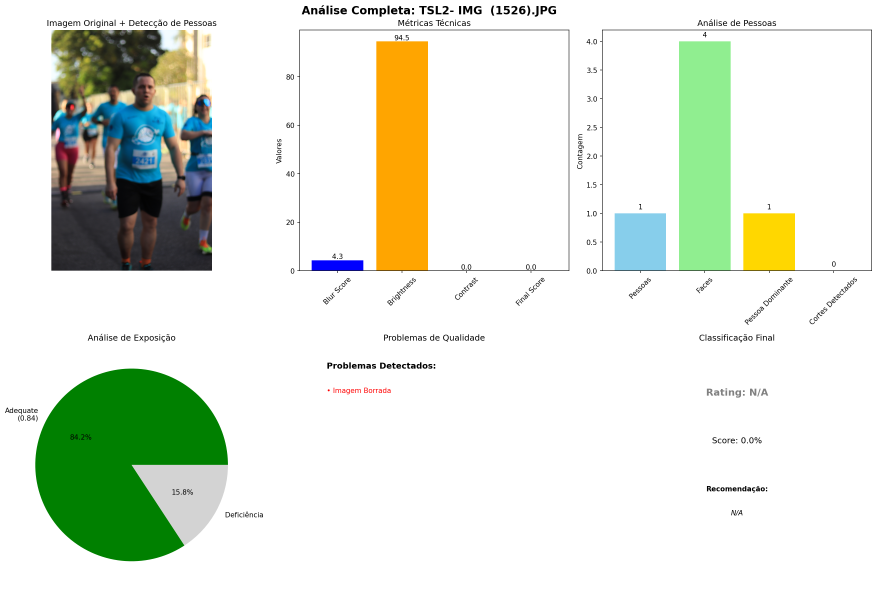
#> input picture data/quality/comprehensive_analysis/analysis_001_TSL2- IMG  (1526).png, 2630 x 1771 px (shown at 1/3 size); its folder holds only this picture in this run
$ python image_quality_analyzer.py -i '../../data/quality/comprehensive_analysis/analysis_001_TSL2- IMG  (1526).png'   (older library calls are emulated)
#> lines starting #> are read from the running program, lines starting #| are printed output that depends on the picture
#!/usr/bin/env python3
"""
Image Quality Analyzer for Photo Culling System
Analisador de qualidade de imagem - detecção de blur, foco e outros problemas
Versão otimizada com thresholds baseados em validação supervisionada
"""

import cv2
import numpy as np
import os
import logging
from pathlib import Path
from typing import Dict, List, Tuple, Optional
import sqlite3
from datetime import datetime

# Import configuração consolidada
try:
    import sys
    import os
    # Add data/quality to path for blur_config import
    data_quality_path = os.path.join(os.path.dirname(__file__), '..', '..', 'data', 'quality')
    if data_quality_path not in sys.path:
        sys.path.insert(0, data_quality_path)

    from blur_config import (
        MODERATE_PRACTICAL as DEFAULT_THRESHOLD,
        get_blur_threshold,
        classify_blur_level
    )
    HAS_OPTIMIZED_CONFIG = True
except ImportError as e:
    # Fallback para valores padrão se não encontrar a configuração
    DEFAULT_THRESHOLD = 60
    HAS_OPTIMIZED_CONFIG = False

    def get_blur_threshold(strategy='balanced'):
        thresholds = {'conservative': 50, 'balanced': 60, 'aggressive': 100}
        return thresholds.get(strategy, 60)

    # [6 lines left out: function classify_blur_level, not called in this run]

# Configure logging
logging.basicConfig(level=logging.INFO)
logger = logging.getLogger(__name__)

class ImageQualityAnalyzer:
    """
    Analisador de qualidade de imagem com foco em detecção de blur/desfoque
    Implementa o método Variance of Laplacian para medição de foco
    """

    def __init__(self,
                 blur_threshold: float = DEFAULT_THRESHOLD,
                 results_db: str = "../data/quality/quality_analysis.db"):
        """
        Inicializa o analisador de qualidade

        Args:
            blur_threshold: Limiar para detecção de blur (padrão: 100.0)
            results_db: Banco de dados para armazenar resultados
        """
        self.blur_threshold = blur_threshold
        self.results_db = results_db
        self._setup_database()

        logger.info(f"🔍 Image Quality Analyzer initialized")
        logger.info(f"   📊 Blur threshold: {blur_threshold}")
        logger.info(f"   💾 Results DB: {results_db}")

    def _setup_database(self):
        """Configura banco de dados para armazenar resultados de qualidade"""
        os.makedirs(os.path.dirname(self.results_db), exist_ok=True)

        conn = sqlite3.connect(self.results_db)
        cursor = conn.cursor()

        cursor.execute('''
            CREATE TABLE IF NOT EXISTS quality_analysis (
                filename TEXT PRIMARY KEY,
                blur_score REAL NOT NULL,
                is_blurry BOOLEAN NOT NULL,
                analysis_timestamp TEXT NOT NULL,
                image_size TEXT,
                mean_brightness REAL,
                contrast_score REAL,
                sharpness_score REAL,
                noise_level REAL
            )
        ''')

        conn.commit()
        conn.close()
        logger.info("✅ Quality analysis database initialized")

    def variance_of_laplacian(self, image: np.ndarray) -> float:
        """
        Calcula a variância do Laplaciano para medir o foco da imagem

        Método baseado em Pech-Pacheco et al. (2000):
        "Diatom autofocusing in brightfield microscopy: a comparative study"

        Args:
            image: Imagem em escala de cinza

        Returns:
            float: Medida de foco (valores maiores = mais foco)
        """
        # Verifica se a imagem está em escala de cinza
        if len(image.shape) == 3:
            image = cv2.cvtColor(image, cv2.COLOR_BGR2GRAY)

        # Aplica o operador Laplaciano e calcula a variância
        laplacian = cv2.Laplacian(image, cv2.CV_64F)
        return laplacian.var()

    def analyze_single_image(self, image_path: str) -> Dict:
        """
        Analisa uma única imagem para detectar problemas de qualidade

        Args:
            image_path: Caminho para a imagem

        Returns:
            Dict: Resultados da análise completa
        """
        try:
            # Carrega a imagem
            image = cv2.imread(image_path)
#> image is the input picture: shape (1771, 2630, 3); mean B, G, R 218, 231.2, 224.4
            if image is None:
                raise ValueError(f"Could not load image: {image_path}")

            # Converte para escala de cinza
            gray = cv2.cvtColor(image, cv2.COLOR_BGR2GRAY)
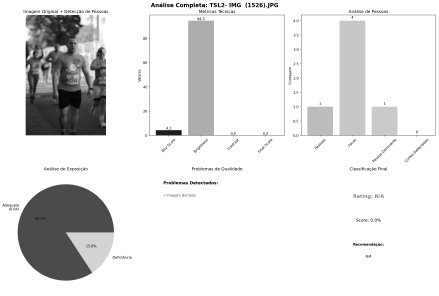
#> gray: shape (1771, 2630) (shown at 1/6 size); min 0, max 255, mean 227.6

            # Análise de foco/blur
            blur_score = self.variance_of_laplacian(gray)
#> in variance_of_laplacian, `laplacian = cv2.Laplacian(image, cv2.CV_64F)`:
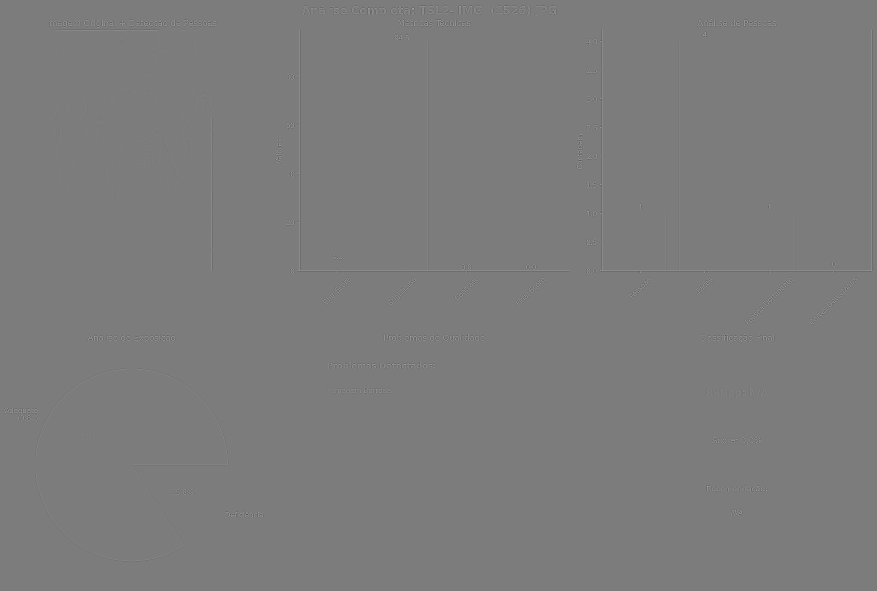
#> laplacian: shape (1771, 2630) float64 (shown at 1/3 size); min -646, max 675, mean 0; drawn with min black and max white
#> blur_score = 864.9
            is_blurry = blur_score < self.blur_threshold
#> is_blurry = False

            # Análises adicionais de qualidade
            image_size = f"{image.shape[1]}x{image.shape[0]}"  # width x height
            mean_brightness = np.mean(gray)
#> mean_brightness = 227.6
            contrast_score = np.std(gray)  # Desvio padrão como medida de contraste
#> contrast_score = 62.26

            # Sharpness usando gradiente Sobel
            sobel_x = cv2.Sobel(gray, cv2.CV_64F, 1, 0, ksize=3)
            sobel_y = cv2.Sobel(gray, cv2.CV_64F, 0, 1, ksize=3)
            sharpness_score = np.mean(np.sqrt(sobel_x**2 + sobel_y**2))
#> sharpness_score = 18.33

            # Estimativa de ruído usando diferença da média local
            kernel = np.ones((3,3), np.float32) / 9
            local_mean = cv2.filter2D(gray.astype(np.float32), -1, kernel)
            noise_level = np.mean(np.abs(gray.astype(np.float32) - local_mean))
#> noise_level = 1.28

            results = {
                'filename': os.path.basename(image_path),
                'filepath': image_path,
                'blur_score': round(blur_score, 2),
                'is_blurry': is_blurry,
                'blur_status': 'BLURRY' if is_blurry else 'SHARP',
                'image_size': image_size,
                'mean_brightness': round(mean_brightness, 2),
                'contrast_score': round(contrast_score, 2),
                'sharpness_score': round(sharpness_score, 2),
                'noise_level': round(noise_level, 2),
                'analysis_timestamp': datetime.now().isoformat(),
                'quality_rating': self._calculate_quality_rating(
                    float(blur_score), float(mean_brightness), float(contrast_score),
                    float(sharpness_score), float(noise_level)
                )
            }

            # Salva no banco de dados
            self._save_analysis_result(results)

            return results

        except Exception as e:
            logger.error(f"❌ Error analyzing {image_path}: {e}")
            return {
                'filename': os.path.basename(image_path),
                'filepath': image_path,
                'error': str(e),
                'analysis_timestamp': datetime.now().isoformat()
            }

    def _calculate_quality_rating(self, blur_score: float, brightness: float,
                                contrast: float, sharpness: float, noise: float) -> str:
        """
        Calcula uma classificação geral de qualidade da imagem

        Returns:
            str: EXCELLENT, GOOD, FAIR, POOR
        """
        score = 0

        # Pontuação baseada no foco/blur (peso: 40%)
        if blur_score > 500:
            score += 4
        elif blur_score > 200:
            score += 3
        elif blur_score > 100:
            score += 2
        elif blur_score > 50:
            score += 1

        # Pontuação baseada no contraste (peso: 25%)
        if contrast > 60:
            score += 2.5
        elif contrast > 40:
            score += 2
        elif contrast > 20:
            score += 1

        # Pontuação baseada no brilho (peso: 20%)
        if 60 <= brightness <= 180:  # Bom range de brilho
            score += 2
        elif 40 <= brightness <= 220:
            score += 1.5
        elif 20 <= brightness <= 240:
            score += 1

        # Pontuação baseada no ruído (peso: 15%) - menos ruído é melhor
        if noise < 10:
            score += 1.5
        elif noise < 20:
            score += 1
        elif noise < 30:
            score += 0.5

        # Converte pontuação para rating
        if score >= 8:
            return "EXCELLENT"
        elif score >= 6:
            return "GOOD"
        elif score >= 4:
            return "FAIR"
        else:
            return "POOR"

    def _save_analysis_result(self, results: Dict):
        """Salva resultado da análise no banco de dados"""
        if 'error' in results:
            return  # Não salva resultados com erro

        conn = sqlite3.connect(self.results_db)
        cursor = conn.cursor()

        cursor.execute('''
            INSERT OR REPLACE INTO quality_analysis
            (filename, blur_score, is_blurry, analysis_timestamp,
             image_size, mean_brightness, contrast_score, sharpness_score, noise_level)
            VALUES (?, ?, ?, ?, ?, ?, ?, ?, ?)
        ''', (
            results['filename'],
            results['blur_score'],
            results['is_blurry'],
            results['analysis_timestamp'],
            results['image_size'],
            results['mean_brightness'],
            results['contrast_score'],
            results['sharpness_score'],
            results['noise_level']
        ))

        conn.commit()
        conn.close()

    # [314 lines left out: functions analyze_folder, get_blurry_images, get_quality_report, analyze_with_optimized_threshold, batch_analysis_with_strategy, not called in this run]

def main():
    """Função principal para teste do módulo"""
    import argparse

    parser = argparse.ArgumentParser(description='Image Quality Analyzer - Blur Detection')
    parser.add_argument('--input', '-i', required=True,
                       help='Path to image file or folder')
    parser.add_argument('--threshold', '-t', type=float, default=100.0,
                       help='Blur threshold (default: 100.0)')
    parser.add_argument('--report', '-r', action='store_true',
                       help='Generate quality report')
    parser.add_argument('--list-blurry', '-b', action='store_true',
                       help='List all blurry images')

    args = parser.parse_args()

    # Inicializa analisador
    analyzer = ImageQualityAnalyzer(blur_threshold=args.threshold)

    if args.report:
        # Gera relatório
        report = analyzer.get_quality_report()
        print("\n" + "="*60)
        print("📊 QUALITY ANALYSIS REPORT")
        print("="*60)
        print(f"Total analyzed: {report['summary']['total_analyzed']}")
        print(f"Blurry images: {report['summary']['total_blurry']} ({report['summary']['blur_percentage']}%)")
        print(f"Sharp images: {report['summary']['total_sharp']}")
        print(f"Average blur score: {report['summary']['avg_blur_score']}")
        print(f"Blur threshold: {report['blur_threshold']}")

        if report['worst_images']:
            print(f"\n🌫️ TOP 10 BLURRIEST IMAGES:")
            for img in report['worst_images'][:10]:
                print(f"   {img['filename']}: {img['blur_score']:.2f}")

        if report['best_images']:
            print(f"\n🔎 TOP 10 SHARPEST IMAGES:")
            for img in report['best_images'][:10]:
                print(f"   {img['filename']}: {img['blur_score']:.2f}")

    elif args.list_blurry:
        # Lista imagens borradas
        blurry_images = analyzer.get_blurry_images()
        print(f"\n🌫️ BLURRY IMAGES DETECTED ({len(blurry_images)} total):")
        print("-" * 60)
        for img in blurry_images:
            print(f"{img['filename']}: {img['blur_score']:.2f} (analyzed: {img['analysis_timestamp'][:19]})")

    else:
        # Analisa input
        input_path = Path(args.input)

        if input_path.is_file():
            # Analisa arquivo único
            print(f"\n🔍 Analyzing single image: {input_path.name}")
            result = analyzer.analyze_single_image(str(input_path))
#> result = 12 items

            if 'error' in result:
                print(f"❌ Error: {result['error']}")
            else:
                print(f"📊 Results:")
                print(f"   Blur Score: {result['blur_score']:.2f}")
#|    Blur Score: 864.87
                print(f"   Status: {result['blur_status']}")
#|    Status: SHARP
                print(f"   Quality Rating: {result['quality_rating']}")
#|    Quality Rating: EXCELLENT
                print(f"   Brightness: {result['mean_brightness']:.2f}")
#|    Brightness: 227.62
                print(f"   Contrast: {result['contrast_score']:.2f}")
#|    Contrast: 62.26
                print(f"   Sharpness: {result['sharpness_score']:.2f}")
#|    Sharpness: 18.33

        elif input_path.is_dir():
            # Analisa pasta
            print(f"\n🔍 Analyzing folder: {input_path}")
            stats = analyzer.analyze_folder(str(input_path))

            print(f"\n📈 ANALYSIS COMPLETE:")
            print(f"   Total images: {stats['total_images']}")
            print(f"   Successfully analyzed: {stats['analyzed']}")
            print(f"   Errors: {stats['errors']}")
            print(f"   Blurry images: {stats['blurry_images']} ({stats.get('blur_percentage', 0)}%)")
            print(f"   Sharp images: {stats['sharp_images']}")

            if 'avg_blur_score' in stats:
                print(f"   Average blur score: {stats['avg_blur_score']}")
                print(f"   Range: {stats['min_blur_score']} - {stats['max_blur_score']}")

        else:
            print(f"❌ Input path not found: {input_path}")

if __name__ == "__main__":
    main()

$ run again, on data/quality/face_debug_simple/debug_IMG_9495.png
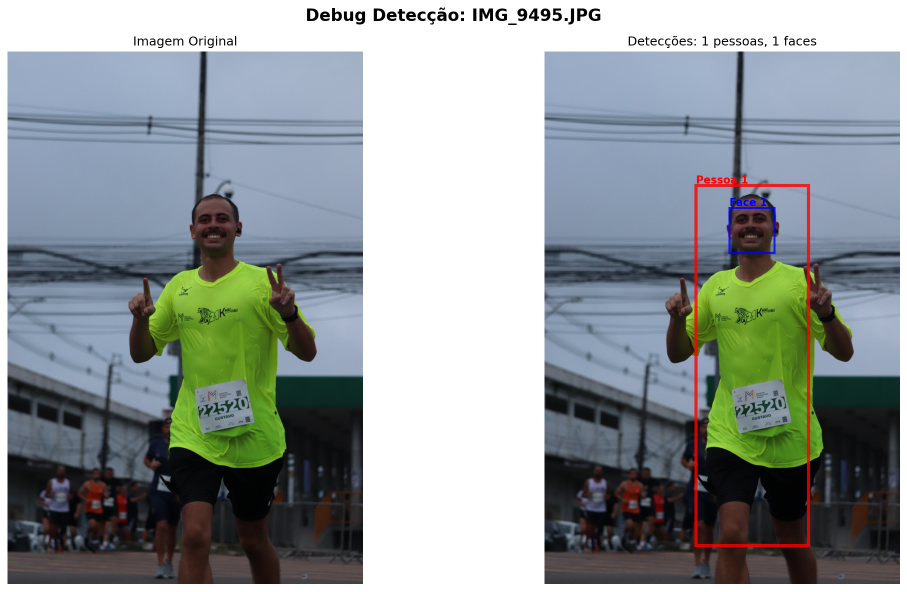
#> input picture data/quality/face_debug_simple/debug_IMG_9495.png, 1814 x 1183 px (shown at 1/2 size)
#> in analyze_single_image, image is the input picture: shape (1183, 1814, 3); mean B, G, R 152.9, 151.9, 144.4
#> in analyze_single_image, `gray = cv2.cvtColor(image, cv2.COLOR_BGR2GRAY)`:
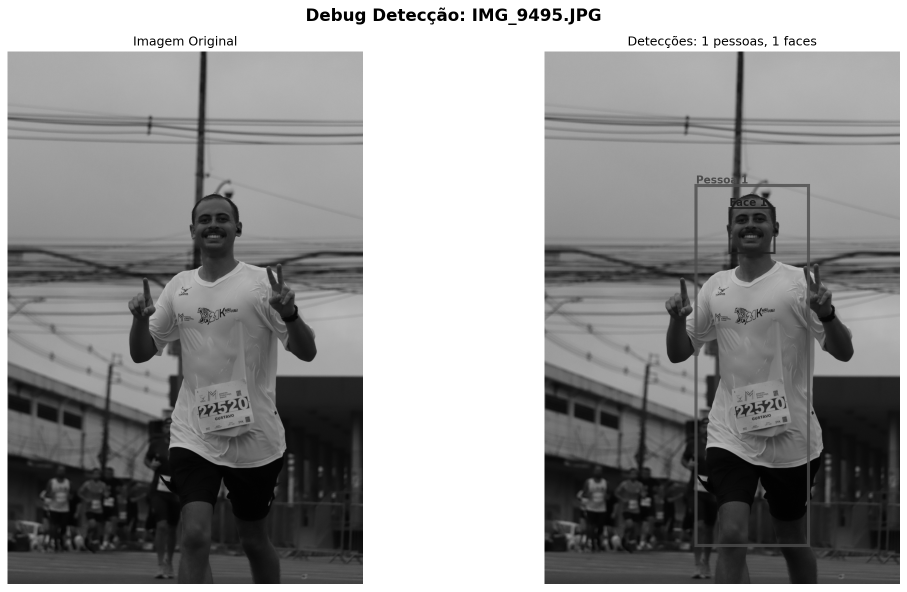
#> gray: shape (1183, 1814) (shown at 1/2 size); min 0, max 255, mean 149.8
#> blur_score = 460.3
#> is_blurry = False
#> mean_brightness = 149.8
#> contrast_score = 82.58
#> sharpness_score = 24.74
#> noise_level = 1.34
#> result = 12 items
#|    Blur Score: 460.32
#|    Status: SHARP
#|    Quality Rating: EXCELLENT
#|    Brightness: 149.80
#|    Contrast: 82.58
#|    Sharpness: 24.74
